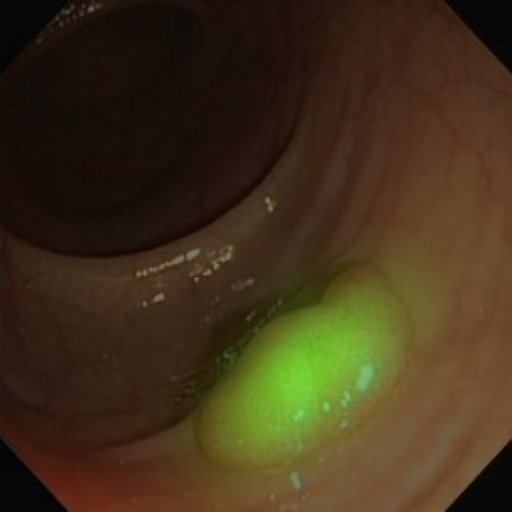
#> input picture overlay.png, 512 x 512 px
$ python -i transforms.py   (imports and definitions only)   (older library calls are emulated)
#> lines starting #> are read from the running program, lines starting #| are printed output that depends on the picture
#> further down, picture is the input picture: shape (512, 512, 3); mean B, G, R 26.4, 50, 65.7
import random
import cv2
import numpy as np
import math


class DualCompose:
    def __init__(self, transforms):
        self.transforms = transforms

    # [4 lines left out: function __call__, not called in this run]


class OneOf:
    def __init__(self, transforms, prob=0.5):
        self.transforms = transforms
        self.prob = prob

    # [6 lines left out: function __call__, not called in this run]


class OneOrOther:
    # [13 lines left out: functions __init__, __call__, not called in this run]


class ImageOnly:
    def __init__(self, trans):
        self.trans = trans

    def __call__(self, x, mask=None):
        return self.trans(x), mask


class VerticalFlip:
    def __init__(self, prob=0.5):
        self.prob = prob

    # [6 lines left out: function __call__, not called in this run]


class HorizontalFlip:
    def __init__(self, prob=0.5):
        self.prob = prob

    # [6 lines left out: function __call__, not called in this run]

# Flip the image either these ways:
# 0 for vertical, 1 for horizontal, -1 flipping around both axes.
class RandomFlip:
    def __init__(self, prob=0.5):
        self.prob = prob

    # [7 lines left out: function __call__, not called in this run]


class Transpose:
    def __init__(self, prob=0.5):
        self.prob = prob

    # [6 lines left out: function __call__, not called in this run]


class RandomRotate90:
    def __init__(self, prob=0.5):
        self.prob = prob

    # [7 lines left out: function __call__, not called in this run]


class Rotate:
    # [19 lines left out: functions __init__, __call__, not called in this run]

class Rescale:
    # [20 lines left out: functions __init__, __call__, not called in this run]

class Zoomin:
    # [22 lines left out: functions __init__, __call__, not called in this run]

class RandomCrop:
    def __init__(self, size):
        self.h = size[0]
        self.w = size[1]

    # [15 lines left out: function __call__, not called in this run]


class Shift:
    def __init__(self, limit=4, prob=.5):
        self.limit = limit
        self.prob = prob

    # [21 lines left out: function __call__, not called in this run]


class ShiftScale:
    def __init__(self, limit=4, prob=.25):
        self.limit = limit
        self.prob = prob

    # [27 lines left out: function __call__, not called in this run]


class ShiftScaleRotate:
    # [35 lines left out: functions __init__, __call__, not called in this run]

# this is pre-processing for angiodysplasia-segmentation
class CenterCrop:
    # [22 lines left out: functions __init__, __call__, not called in this run]

# Hemin makes this class for CVC612 dataset
class CropCVC612:
    # [16 lines left out: functions __init__, __call__, not called in this run]

# Hemin makes this class for CVC612 dataset
class img_resize:
    def __init__(self, size):
        if isinstance(size, int):
            size = (size, size)

    # [9 lines left out: function __call__, not called in this run]

#pre_calacualted ImageNet mean=(0.485, 0.456, 0.406), std=(0.229, 0.224, 0.225)
class Normalize:
    def __init__(self, mean=(0.485, 0.456, 0.406), std=(0.229, 0.224, 0.225)):
        self.mean = mean
        self.std = std

    # [8 lines left out: function __call__, not called in this run]


class Distort1:
    """"
    ## unconverntional augmnet ################################################################################3
    ## https://stackoverflow.com/questions/6199636/formulas-for-barrel-pincushion-distortion

    ## https://stackoverflow.com/questions/10364201/image-transformation-in-opencv
    ## https://stackoverflow.com/questions/2477774/correcting-fisheye-distortion-programmatically
    ## http://www.coldvision.io/2017/03/02/advanced-lane-finding-using-opencv/

    ## barrel\pincushion distortion
    """

    # [37 lines left out: functions __init__, __call__, not called in this run]


class Distort2:
    """
    #http://pythology.blogspot.sg/2014/03/interpolation-on-regular-distorted-grid.html
    ## grid distortion
    """

    # [51 lines left out: functions __init__, __call__, not called in this run]


def clip(img, dtype, maxval):
    return np.clip(img, 0, maxval).astype(dtype)


class RandomFilter:
    """
    blur sharpen, etc
    """

    def __init__(self, limit=.5, prob=.5):
        self.limit = limit
        self.prob = prob

    # [12 lines left out: function __call__, not called in this run]


# https://github.com/pytorch/vision/pull/27/commits/659c854c6971ecc5b94dca3f4459ef2b7e42fb70
# color augmentation

# brightness, contrast, saturation-------------
# from mxnet code, see: https://github.com/dmlc/mxnet/blob/master/python/mxnet/image.py

class RandomBrightness:
    def __init__(self, limit=0.1, prob=0.5):
        self.limit = limit
        self.prob = prob

    # [8 lines left out: function __call__, not called in this run]


class RandomContrast:
    def __init__(self, limit=.1, prob=.5):
        self.limit = limit
        self.prob = prob

    # [10 lines left out: function __call__, not called in this run]


class RandomSaturation:
    def __init__(self, limit=0.3, prob=0.5):
        self.limit = limit
        self.prob = prob

    # [11 lines left out: function __call__, not called in this run]


class RandomHueSaturationValue:
    # [19 lines left out: functions __init__, __call__, not called in this run]


class CLAHE:
    def __init__(self, clipLimit=2.0, tileGridSize=(8, 8)):
        self.clipLimit = clipLimit
        self.tileGridSize = tileGridSize

    def __call__(self, im):
        img_yuv = cv2.cvtColor(im, cv2.COLOR_BGR2YUV)
#> img_yuv: shape (512, 512, 3); mean of channels 0, 1, 2 52, 115.5, 140
        clahe = cv2.createCLAHE(clipLimit=self.clipLimit, tileGridSize=self.tileGridSize)
        img_yuv[:, :, 0] = clahe.apply(img_yuv[:, :, 0])
#> img_yuv: shape (512, 512, 3); mean of channels 0, 1, 2 65.6, 115.5, 140
        img_output = cv2.cvtColor(img_yuv, cv2.COLOR_YUV2BGR)
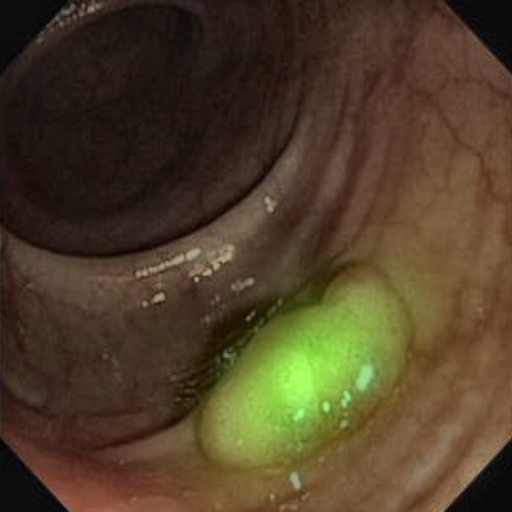
#> img_output: shape (512, 512, 3); mean B, G, R 40.2, 63.6, 79.4
        return img_output


# [12 lines left out: function augment, not called in this run]

>>> import cv2
>>> picture = cv2.imread('overlay.png')
>>> result = CLAHE()(picture)
